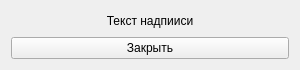
<?xml version="1.0" encoding="UTF-8"?>
<ui version="4.0">
 <class>MyForm</class>
 <widget class="QWidget" name="MyForm">
  <property name="geometry">
   <rect>
    <x>0</x>
    <y>0</y>
    <width>300</width>
    <height>70</height>
   </rect>
  </property>
  <property name="windowTitle">
   <string>Работа с дизайном</string>
  </property>
  <layout class="QHBoxLayout" name="horizontalLayout">
   <item>
    <layout class="QVBoxLayout" name="verticalLayout">
     <item>
      <widget class="QLabel" name="label">
       <property name="text">
        <string>Текст надпииси</string>
       </property>
       <property name="alignment">
        <set>Qt::AlignCenter</set>
       </property>
      </widget>
     </item>
     <item>
      <widget class="QPushButton" name="btnQuit">
       <property name="text">
        <string>Закрыть</string>
       </property>
      </widget>
     </item>
    </layout>
   </item>
  </layout>
 </widget>
 <resources/>
 <connections/>
</ui>
